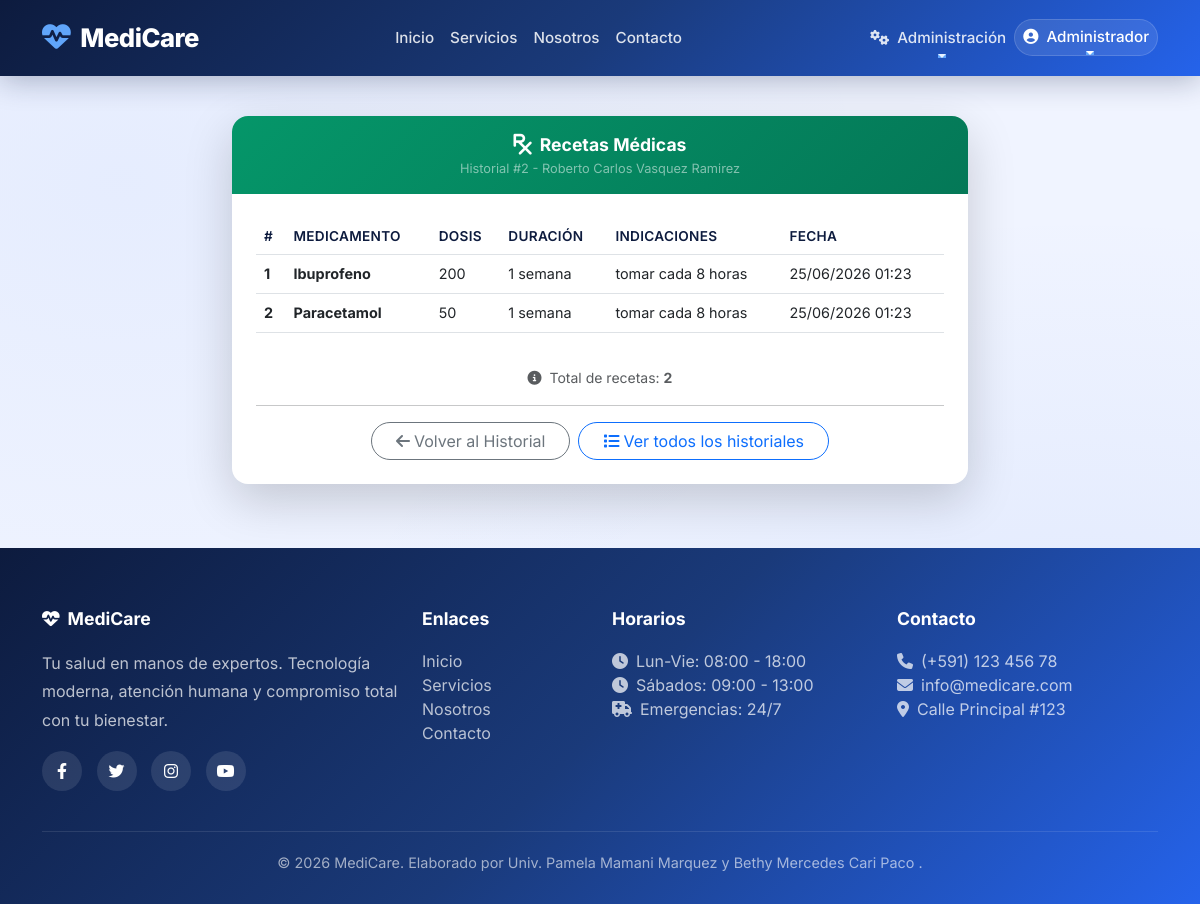
The page /historial/2/recetas (signed in) on the database its author committed.
### app/models/usuario.py (models this page shows, shortened)
class Usuario(UserMixin, db.Model):
    __tablename__ = 'usuarios'
    id = db.Column(db.Integer, primary_key=True)
    username = db.Column(db.String(80), unique=True, nullable=False)
    email = db.Column(db.String(120), unique=True, nullable=False)
    password_hash = db.Column(db.String(200), nullable=False)
    rol = db.Column(db.String(20), nullable=False, default='paciente')
    nombres = db.Column(db.String(100))
    apellidos = db.Column(db.String(100))
    ci = db.Column(db.String(20))
    telefono = db.Column(db.String(20))
    fecha_registro = db.Column(db.DateTime, default=datetime.utcnow)
    activo = db.Column(db.Boolean, default=True)
    paciente = db.relationship('Paciente', back_populates='usuario', uselist=False)
    medico = db.relationship('Medico', back_populates='usuario', uselist=False)
    def is_admin(self):
        return self.rol == 'admin'
    def is_paciente(self):
        return self.rol == 'paciente'

### app/models/historial.py (models this page shows)
class HistorialClinico(db.Model):
    __tablename__ = 'historiales'
    id = db.Column(db.Integer, primary_key=True)
    paciente_id = db.Column(db.Integer, db.ForeignKey('pacientes.id'))
    medico_id = db.Column(db.Integer, db.ForeignKey('medicos.id'))
    cita_id = db.Column(db.Integer, db.ForeignKey('citas.id'))
    fecha = db.Column(db.DateTime, default=datetime.utcnow)
    diagnostico = db.Column(db.Text)
    sintomas = db.Column(db.Text)
    tratamiento = db.Column(db.Text)
    observaciones = db.Column(db.Text)
    paciente = db.relationship('Paciente', back_populates='historial')
    medico = db.relationship('Medico', back_populates='historial')
    cita = db.relationship('Cita', back_populates='historial')
    recetas = db.relationship('Receta', back_populates='historial')

### app/models/paciente.py (models this page shows, shortened)
class Paciente(db.Model):
    __tablename__ = 'pacientes'
    id = db.Column(db.Integer, primary_key=True)
    usuario_id = db.Column(db.Integer, db.ForeignKey('usuarios.id'), unique=True)
    ci = db.Column(db.String(20), unique=True, nullable=False)
    nombres = db.Column(db.String(100), nullable=False)
    apellidos = db.Column(db.String(100), nullable=False)
    fecha_nacimiento = db.Column(db.Date)
    genero = db.Column(db.String(10))
    telefono = db.Column(db.String(20))
    direccion = db.Column(db.String(200))
    email = db.Column(db.String(120))
    seguro_medico = db.Column(db.String(100))
    alergias = db.Column(db.Text)
    fecha_registro = db.Column(db.DateTime, default=datetime.utcnow)
    usuario = db.relationship('Usuario', back_populates='paciente', uselist=False)
    citas = db.relationship('Cita', back_populates='paciente')
    historial = db.relationship('HistorialClinico', back_populates='paciente')

### app/models/receta.py (models this page shows)
class Receta(db.Model):
    __tablename__ = 'recetas'
    id = db.Column(db.Integer, primary_key=True)
    historial_id = db.Column(db.Integer, db.ForeignKey('historiales.id'))
    medicamento = db.Column(db.String(100))
    dosis = db.Column(db.String(50))
    duracion = db.Column(db.String(50))
    indicaciones = db.Column(db.Text)
    fecha_emision = db.Column(db.DateTime, default=datetime.utcnow)
    historial = db.relationship('HistorialClinico', back_populates='recetas')

### app/historial/routes.py (the view)
@bp_historial.route('/<int:id>/recetas')
@login_required
def recetas(id):
    historial = HistorialClinico.query.get_or_404(id)
    if current_user.is_paciente():
        paciente = Paciente.query.filter_by(usuario_id=current_user.id).first()
        if not paciente or historial.paciente_id != paciente.id:
            flash('⛔ No tienes permisos para ver estas recetas.', 'danger')
            return redirect(url_for('core.landing'))
    recetas = Receta.query.filter_by(historial_id=historial.id).all()
    return render_template('historial/recetas.html',
                         historial=historial,
                         recetas=recetas)

### templates/historial/recetas.html (shortened to what this page needs)
{% extends "base.html" %}
{% block content %}
<div class="container py-4">
    <div class="row justify-content-center">
        <div class="col-lg-8 col-md-10">
            <div class="card border-0 shadow-lg rounded-4 overflow-hidden">
                <div class="card-header text-center border-0 py-3" style="background: linear-gradient(135deg, #059669, #047857);">
                    <div class="d-flex align-items-center justify-content-center gap-2">
                        <i class="fas fa-prescription text-white" style="font-size: 1.3rem;"></i>
                        <span class="fw-bold text-white" style="font-size: 1.1rem;">
                            Recetas Médicas
                        </span>
                    </div>
                    <p class="text-white-50 mb-0" style="font-size: 0.8rem;">
                        Historial #{{ historial.id }} - {{ historial.paciente.nombres if historial.paciente else '' }} {{ historial.paciente.apellidos if historial.paciente else '' }}
                    </p>
                </div>
                <div class="card-body p-4">
                    {% if recetas %}
                    <div class="table-responsive">
                        <table class="table table-hover align-middle">
                            <thead style="background: #f8f9fa;">
                                <tr>
                                    <th>#</th>
                                    <th>Medicamento</th>
                                    <th>Dosis</th>
                                    <th>Duración</th>
                                    <th>Indicaciones</th>
                                    <th>Fecha</th>
                                </tr>
                            </thead>
                            <tbody>
                                {% for receta in recetas %}
                                <tr>
                                    <td><strong>{{ loop.index }}</strong></td>
                                    <td><strong>{{ receta.medicamento }}</strong></td>
                                    <td>{{ receta.dosis or 'N/A' }}</td>
                                    <td>{{ receta.duracion or 'N/A' }}</td>
                                    <td>{{ receta.indicaciones or 'Sin indicaciones' }}</td>
                                    <td>{{ receta.fecha_emision.strftime('%d/%m/%Y %H:%M') if receta.fecha_emision else 'N/A' }}</td>
                                </tr>
                                {% endfor %}
                            </tbody>
                        </table>
                    </div>
                    <div class="mt-3 text-center">
                        <small class="text-muted">
                            <i class="fas fa-info-circle me-1"></i>
                            Total de recetas: <strong>{{ recetas|length }}</strong>
                        </small>
                    </div>
                    {% else %}
                    <div class="text-center py-5">
                        <i class="fas fa-prescription" style="font-size: 4rem; opacity: 0.2; display: block; margin-bottom: 15px;"></i>
                        <h5 style="color: #4a6a8a;">No hay recetas registradas</h5>
                        <p class="text-muted">Este historial no tiene recetas asociadas.</p>
                    </div>
                    {% endif %}
                    <hr>
                    <div class="d-flex gap-2 mt-3 justify-content-center">
                        <a href="{{ url_for('historial.show', id=historial.id) }}" class="btn btn-outline-secondary rounded-pill px-4">
                            <i class="fas fa-arrow-left me-1"></i>Volver al Historial
                        </a>
                        <a href="{{ url_for('historial.index') }}" class="btn btn-outline-primary rounded-pill px-4">
                            <i class="fas fa-list me-1"></i>Ver todos los historiales
                        </a>
                    </div>
                </div>
            </div>
        </div>
    </div>
</div>
{% endblock %}

### templates/base.html (shortened to what this page needs)
<!DOCTYPE html>
<html lang="es">
<head>
    <link href="https://cdn.jsdelivr.net/npm/bootstrap@5.3.0/dist/css/bootstrap.min.css" rel="stylesheet">
    <link rel="stylesheet" href="https://cdnjs.cloudflare.com/ajax/libs/font-awesome/6.4.0/css/all.min.css">
</head>
<body>
    <nav class="navbar navbar-expand-lg navbar-custom">
        <div class="container">
            <a class="navbar-brand" href="{{ url_for('core.landing') }}">
                <i class="fas fa-heartbeat"></i>MediCare
            </a>
            <div class="collapse navbar-collapse" id="navbarNav">
                <ul class="navbar-nav mx-auto">
                    <li class="nav-item">
                        <a class="nav-link" href="{{ url_for('core.landing') }}">Inicio</a>
                    </li>
                    <li class="nav-item">
                        <a class="nav-link" href="{{ url_for('core.servicios') }}">Servicios</a>
                    </li>
                    <li class="nav-item">
                        <a class="nav-link" href="{{ url_for('core.about') }}">Nosotros</a>
                    </li>
                    <li class="nav-item">
                        <a class="nav-link" href="{{ url_for('core.contacto') }}">Contacto</a>
                    </li>
                </ul>
                <ul class="navbar-nav">
                    {% if current_user.is_authenticated %}
                        {% if current_user.is_admin() %}
                        <li class="nav-item dropdown">
                            <a class="nav-link dropdown-toggle text-white" href="#" id="adminDropdown" role="button" data-bs-toggle="dropdown">
                                <i class="fas fa-cogs me-1"></i> Administración
                            </a>
                        </li>
                        {% endif %}
                        <li class="nav-item dropdown user-dropdown">
                            <a class="nav-link dropdown-toggle text-white" href="#" id="userDropdown" role="button" data-bs-toggle="dropdown">
                                <i class="fas fa-user-circle me-1"></i>
                                {{ current_user.nombres }}
                            </a>
                        </li>
                    {% endif %}
                </ul>
            </div>
        </div>
    </nav>
    <main>
        {% block content %}{% endblock %}
    </main>
    <footer class="footer-custom">
        <div class="container">
            <div class="row g-4">
                <div class="col-md-4">
                    <h5><i class="fas fa-heartbeat me-2"></i>MediCare</h5>
                    <p style="opacity: 0.8; line-height: 1.8; position: relative; z-index: 1;">Tu salud en manos de expertos. Tecnología moderna, atención humana y compromiso total con tu bienestar.</p>
                    <div class="social-links mt-3">
                        <a href="#"><i class="fab fa-facebook-f"></i></a>
                        <a href="#"><i class="fab fa-twitter"></i></a>
                        <a href="#"><i class="fab fa-instagram"></i></a>
                        <a href="#"><i class="fab fa-youtube"></i></a>
                    </div>
                </div>
                <div class="col-md-2">
                    <h5>Enlaces</h5>
                    <ul class="list-unstyled">
                        <li><a href="{{ url_for('core.landing') }}">Inicio</a></li>
                        <li><a href="{{ url_for('core.servicios') }}">Servicios</a></li>
                        <li><a href="{{ url_for('core.about') }}">Nosotros</a></li>
                        <li><a href="{{ url_for('core.contacto') }}">Contacto</a></li>
                    </ul>
                </div>
                <div class="col-md-3">
                    <h5>Horarios</h5>
                    <ul class="list-unstyled" style="opacity: 0.8;">
                        <li><i class="fas fa-clock me-2"></i>Lun-Vie: 08:00 - 18:00</li>
                        <li><i class="fas fa-clock me-2"></i>Sábados: 09:00 - 13:00</li>
                        <li><i class="fas fa-ambulance me-2"></i>Emergencias: 24/7</li>
                    </ul>
                </div>
                <div class="col-md-3">
                    <h5>Contacto</h5>
                    <ul class="list-unstyled" style="opacity: 0.8;">
                        <li><i class="fas fa-phone me-2"></i>(+591) 123 456 78</li>
                        <li><i class="fas fa-envelope me-2"></i>info@medicare.com</li>
                        <li><i class="fas fa-map-marker-alt me-2"></i>Calle Principal #123</li>
                    </ul>
                </div>
            </div>
            <div class="footer-bottom">
                <p class="mb-0">&copy; 2026 MediCare. Elaborado por Univ. Pamela Mamani Marquez y Bethy Mercedes Cari Paco .</p>
            </div>
        </div>
    </footer>
</body>
</html>

### templates/base.html (style rules this page uses)
:root { --primary-dark: #0d1b3e; --primary-mid: #1a3a7a; --primary-blue: #2563eb; --primary-light: #3b82f6; --primary-gradient: linear-gradient(135deg, #0d1b3e 0%, #1a3a7a 50%, #2563eb 100%); --glass-bg: rgba(255, 255, 255, 0.1); --glass-border: rgba(255, 255, 255, 0.15); --text-light: #ffffff; --text-dark: #0d1b3e; --shadow-soft: 0 8px 32px rgba(13, 27, 62, 0.15); --shadow-glass: 0 8px 32px rgba(0, 0, 0, 0.1); --border-radius: 16px; --transition: all 0.3s cubic-bezier(0.4, 0, 0.2, 1); }
* { font-family: 'Inter', sans-serif; margin: 0; padding: 0; box-sizing: border-box; }
body { background: #f0f4ff; color: var(--text-dark); min-height: 100vh; background-image: radial-gradient(ellipse at 10% 20%, rgba(37, 99, 235, 0.05) 0%, transparent 50%), radial-gradient(ellipse at 90% 80%, rgba(37, 99, 235, 0.08) 0%, transparent 50%); }
.navbar-custom { background: var(--primary-gradient); padding: 14px 0; box-shadow: 0 4px 30px rgba(13, 27, 62, 0.3); position: sticky; top: 0; z-index: 1000; backdrop-filter: blur(10px); }
.navbar-custom .navbar-brand { font-weight: 800; font-size: 1.6rem; color: white !important; letter-spacing: -0.5px; }
.navbar-custom .navbar-brand i { font-size: 1.8rem; margin-right: 10px; color: #60a5fa; }
.navbar-custom .nav-link { color: rgba(255,255,255,0.85) !important; font-weight: 500; padding: 8px 20px; border-radius: 8px; transition: var(--transition); font-size: 0.95rem; position: relative; }
.navbar-custom .nav-link::after { content: ''; position: absolute; bottom: 0; left: 50%; width: 0; height: 2px; background: #60a5fa; transition: var(--transition); transform: translateX(-50%); }
.user-dropdown .dropdown-toggle { color: white !important; padding: 6px 16px; border-radius: 50px; background: rgba(255,255,255,0.1); border: 1px solid rgba(255,255,255,0.15); }
.footer-custom { background: var(--primary-gradient); color: rgba(255,255,255,0.9); padding: 60px 0 30px 0; position: relative; overflow: hidden; margin-top: 40px; }
.footer-custom h5 { color: white; font-weight: 700; margin-bottom: 20px; font-size: 1.1rem; position: relative; z-index: 1; }
.footer-custom a { color: rgba(255,255,255,0.7); text-decoration: none; transition: var(--transition); display: inline-block; position: relative; z-index: 1; }
.footer-custom .social-links a { display: inline-flex; align-items: center; justify-content: center; width: 40px; height: 40px; background: rgba(255,255,255,0.1); border-radius: 50%; margin-right: 10px; transition: var(--transition); color: white; position: relative; z-index: 1; }
.footer-bottom { border-top: 1px solid rgba(255,255,255,0.1); padding-top: 20px; margin-top: 40px; text-align: center; font-size: 0.9rem; color: rgba(255,255,255,0.6); position: relative; z-index: 1; }

### templates/historial/recetas.html (style rules this page uses)
.rounded-4 { border-radius: 1rem; }
.table th { font-weight: 600; color: #0d1b3e; font-size: 0.85rem; text-transform: uppercase; letter-spacing: 0.3px; }
.table td { font-size: 0.9rem; }

### rows shown on the page
Usuario: nombres "Administrador"
HistorialClinico: id "2"
Paciente: paciente "Roberto Carlos", paciente "Vasquez Ramirez"
Receta: medicamento "Ibuprofeno", dosis "200", duracion "1 semana", indicaciones "tomar cada 8 horas", fecha_emision "25/06/2026 01:23"
Receta: medicamento "Paracetamol", dosis "50", duracion "1 semana", indicaciones "tomar cada 8 horas", fecha_emision "25/06/2026 01:23"

### other values the page prints
{{ recetas|length }} "2"
